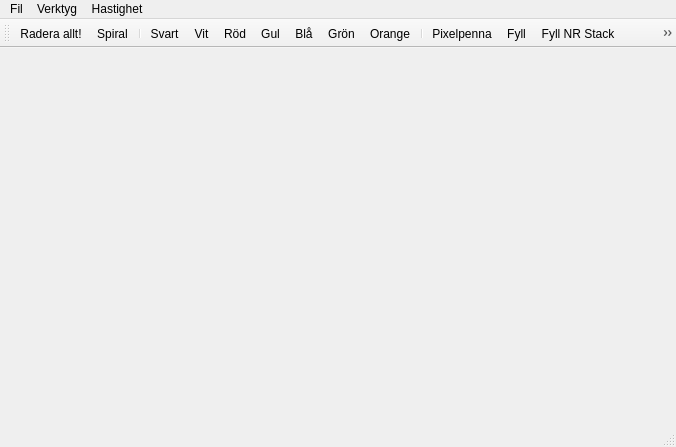
<?xml version="1.0" encoding="UTF-8"?>
<ui version="4.0">
 <class>MainWindow</class>
 <widget class="QMainWindow" name="MainWindow">
  <property name="geometry">
   <rect>
    <x>0</x>
    <y>0</y>
    <width>676</width>
    <height>447</height>
   </rect>
  </property>
  <property name="sizePolicy">
   <sizepolicy hsizetype="Preferred" vsizetype="Preferred">
    <horstretch>0</horstretch>
    <verstretch>0</verstretch>
   </sizepolicy>
  </property>
  <property name="windowTitle">
   <string>DALGO Paint</string>
  </property>
  <widget class="Drawing" name="centralWidget"/>
  <widget class="QMenuBar" name="menuBar">
   <property name="geometry">
    <rect>
     <x>0</x>
     <y>0</y>
     <width>676</width>
     <height>24</height>
    </rect>
   </property>
   <property name="sizePolicy">
    <sizepolicy hsizetype="MinimumExpanding" vsizetype="Fixed">
     <horstretch>0</horstretch>
     <verstretch>0</verstretch>
    </sizepolicy>
   </property>
   <widget class="QMenu" name="menuTools">
    <property name="title">
     <string>Verktyg</string>
    </property>
    <addaction name="actionBlack"/>
    <addaction name="actionWhite"/>
    <addaction name="actionRed"/>
    <addaction name="actionYellow"/>
    <addaction name="actionBlue"/>
    <addaction name="actionGreen"/>
    <addaction name="actionOrange"/>
    <addaction name="separator"/>
    <addaction name="actionPixelpenna"/>
    <addaction name="actionFill"/>
    <addaction name="actionFull"/>
    <addaction name="actionFillNRStack"/>
    <addaction name="actionFillNRFifo"/>
    <addaction name="separator"/>
   </widget>
   <widget class="QMenu" name="menuFil">
    <property name="title">
     <string>Fil</string>
    </property>
    <addaction name="actionErase"/>
   </widget>
   <widget class="QMenu" name="menuHastighet">
    <property name="title">
     <string>Hastighet</string>
    </property>
    <addaction name="actionSlow"/>
    <addaction name="actionNormal"/>
    <addaction name="actionsFast"/>
    <addaction name="actionUltraFast"/>
   </widget>
   <addaction name="menuFil"/>
   <addaction name="menuTools"/>
   <addaction name="menuHastighet"/>
  </widget>
  <widget class="QToolBar" name="mainToolBar">
   <property name="iconSize">
    <size>
     <width>16</width>
     <height>16</height>
    </size>
   </property>
   <attribute name="toolBarArea">
    <enum>TopToolBarArea</enum>
   </attribute>
   <attribute name="toolBarBreak">
    <bool>false</bool>
   </attribute>
   <addaction name="actionErase"/>
   <addaction name="actionSpiral"/>
   <addaction name="separator"/>
   <addaction name="actionBlack"/>
   <addaction name="actionWhite"/>
   <addaction name="actionRed"/>
   <addaction name="actionYellow"/>
   <addaction name="actionBlue"/>
   <addaction name="actionGreen"/>
   <addaction name="actionOrange"/>
   <addaction name="separator"/>
   <addaction name="actionPixelpenna"/>
   <addaction name="actionFill"/>
   <addaction name="actionFillNRStack"/>
   <addaction name="actionFillNRFifo"/>
   <addaction name="separator"/>
   <addaction name="actionSlow"/>
   <addaction name="actionNormal"/>
   <addaction name="actionsFast"/>
   <addaction name="actionUltraFast"/>
   <addaction name="separator"/>
  </widget>
  <widget class="QStatusBar" name="statusBar"/>
  <action name="actionBlack">
   <property name="checkable">
    <bool>true</bool>
   </property>
   <property name="icon">
    <iconset resource="resources.qrc">
     <normaloff>:/images/black.png</normaloff>:/images/black.png</iconset>
   </property>
   <property name="text">
    <string>Svart</string>
   </property>
  </action>
  <action name="actionWhite">
   <property name="checkable">
    <bool>true</bool>
   </property>
   <property name="icon">
    <iconset resource="resources.qrc">
     <normaloff>:/images/white.png</normaloff>:/images/white.png</iconset>
   </property>
   <property name="text">
    <string>Vit</string>
   </property>
  </action>
  <action name="actionRed">
   <property name="checkable">
    <bool>true</bool>
   </property>
   <property name="icon">
    <iconset resource="resources.qrc">
     <normaloff>:/images/red.png</normaloff>:/images/red.png</iconset>
   </property>
   <property name="text">
    <string>Röd</string>
   </property>
  </action>
  <action name="actionYellow">
   <property name="checkable">
    <bool>true</bool>
   </property>
   <property name="icon">
    <iconset resource="resources.qrc">
     <normaloff>:/images/yellow.png</normaloff>:/images/yellow.png</iconset>
   </property>
   <property name="text">
    <string>Gul</string>
   </property>
  </action>
  <action name="actionBlue">
   <property name="checkable">
    <bool>true</bool>
   </property>
   <property name="icon">
    <iconset resource="resources.qrc">
     <normaloff>:/images/blue.png</normaloff>:/images/blue.png</iconset>
   </property>
   <property name="text">
    <string>Blå</string>
   </property>
  </action>
  <action name="actionGreen">
   <property name="checkable">
    <bool>true</bool>
   </property>
   <property name="icon">
    <iconset resource="resources.qrc">
     <normaloff>:/images/green.png</normaloff>:/images/green.png</iconset>
   </property>
   <property name="text">
    <string>Grön</string>
   </property>
  </action>
  <action name="actionOrange">
   <property name="checkable">
    <bool>true</bool>
   </property>
   <property name="icon">
    <iconset resource="resources.qrc">
     <normaloff>:/images/orange.png</normaloff>:/images/orange.png</iconset>
   </property>
   <property name="text">
    <string>Orange</string>
   </property>
  </action>
  <action name="actionPixelpenna">
   <property name="checkable">
    <bool>true</bool>
   </property>
   <property name="icon">
    <iconset resource="resources.qrc">
     <normaloff>:/images/pen.png</normaloff>:/images/pen.png</iconset>
   </property>
   <property name="text">
    <string>Pixelpenna</string>
   </property>
  </action>
  <action name="actionFill">
   <property name="checkable">
    <bool>true</bool>
   </property>
   <property name="icon">
    <iconset resource="resources.qrc">
     <normaloff>:/images/fill1.png</normaloff>:/images/fill1.png</iconset>
   </property>
   <property name="text">
    <string>Fyll</string>
   </property>
  </action>
  <action name="actionErase">
   <property name="icon">
    <iconset resource="resources.qrc">
     <normaloff>:/images/erase.png</normaloff>:/images/erase.png</iconset>
   </property>
   <property name="text">
    <string>Radera allt!</string>
   </property>
  </action>
  <action name="actionFillNRFifo">
   <property name="checkable">
    <bool>true</bool>
   </property>
   <property name="icon">
    <iconset resource="resources.qrc">
     <normaloff>:/images/fill2.png</normaloff>:/images/fill2.png</iconset>
   </property>
   <property name="text">
    <string>Fyll NR FIFO</string>
   </property>
  </action>
  <action name="actionSlow">
   <property name="checkable">
    <bool>true</bool>
   </property>
   <property name="icon">
    <iconset resource="resources.qrc">
     <normaloff>:/images/turtle.png</normaloff>:/images/turtle.png</iconset>
   </property>
   <property name="text">
    <string>långsam</string>
   </property>
  </action>
  <action name="actionNormal">
   <property name="checkable">
    <bool>true</bool>
   </property>
   <property name="icon">
    <iconset resource="resources.qrc">
     <normaloff>:/images/rabbit.png</normaloff>:/images/rabbit.png</iconset>
   </property>
   <property name="text">
    <string>lagom</string>
   </property>
  </action>
  <action name="actionsFast">
   <property name="checkable">
    <bool>true</bool>
   </property>
   <property name="icon">
    <iconset resource="resources.qrc">
     <normaloff>:/images/rocket.png</normaloff>:/images/rocket.png</iconset>
   </property>
   <property name="text">
    <string>snabb</string>
   </property>
  </action>
  <action name="actionUltraFast">
   <property name="checkable">
    <bool>true</bool>
   </property>
   <property name="icon">
    <iconset resource="resources.qrc">
     <normaloff>:/images/cspeed.png</normaloff>:/images/cspeed.png</iconset>
   </property>
   <property name="text">
    <string>c-speed</string>
   </property>
  </action>
  <action name="actionFillNRStack">
   <property name="checkable">
    <bool>true</bool>
   </property>
   <property name="icon">
    <iconset resource="resources.qrc">
     <normaloff>:/images/fill2.png</normaloff>:/images/fill2.png</iconset>
   </property>
   <property name="text">
    <string>Fyll NR Stack</string>
   </property>
  </action>
  <action name="actionFull">
   <property name="checkable">
    <bool>true</bool>
   </property>
   <property name="text">
    <string>Full</string>
   </property>
  </action>
  <action name="actionSpiral">
   <property name="text">
    <string>Spiral</string>
   </property>
  </action>
 </widget>
 <layoutdefault spacing="6" margin="11"/>
 <customwidgets>
  <customwidget>
   <class>Drawing</class>
   <extends>QWidget</extends>
   <header>drawing.h</header>
   <container>1</container>
  </customwidget>
 </customwidgets>
 <resources>
  <include location="resources.qrc"/>
 </resources>
 <connections/>
</ui>
